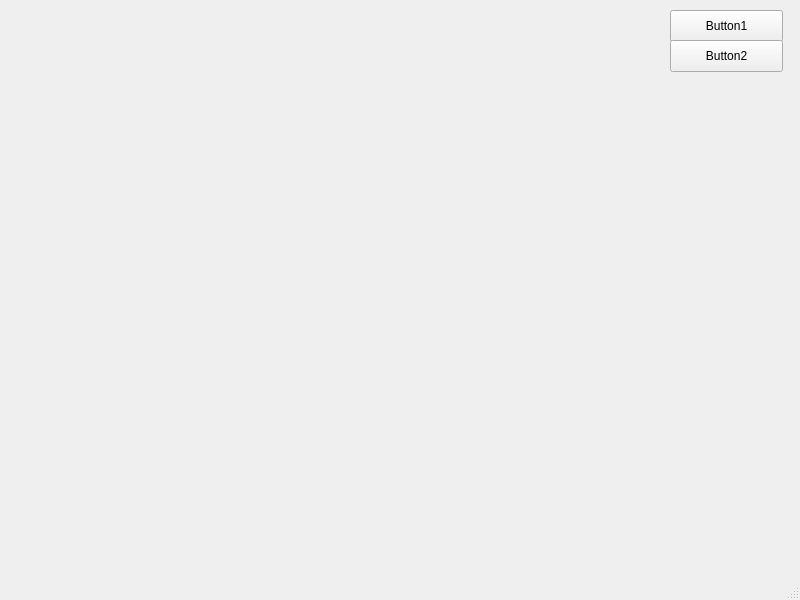
<?xml version="1.0" encoding="UTF-8"?>
<ui version="4.0">
 <class>MainWindow</class>
 <widget class="QMainWindow" name="MainWindow">
  <property name="geometry">
   <rect>
    <x>0</x>
    <y>0</y>
    <width>800</width>
    <height>600</height>
   </rect>
  </property>
  <property name="windowTitle">
   <string>MainWindow</string>
  </property>
  <widget class="QWidget" name="centralwidget">
   <widget class="QPushButton" name="pushButton">
    <property name="geometry">
     <rect>
      <x>670</x>
      <y>10</y>
      <width>113</width>
      <height>32</height>
     </rect>
    </property>
    <property name="text">
     <string>Button1</string>
    </property>
   </widget>
   <widget class="QPushButton" name="pushButton_2">
    <property name="geometry">
     <rect>
      <x>670</x>
      <y>40</y>
      <width>113</width>
      <height>32</height>
     </rect>
    </property>
    <property name="text">
     <string>Button2</string>
    </property>
   </widget>
  </widget>
  <widget class="QStatusBar" name="statusbar"/>
 </widget>
 <resources/>
 <connections/>
</ui>
